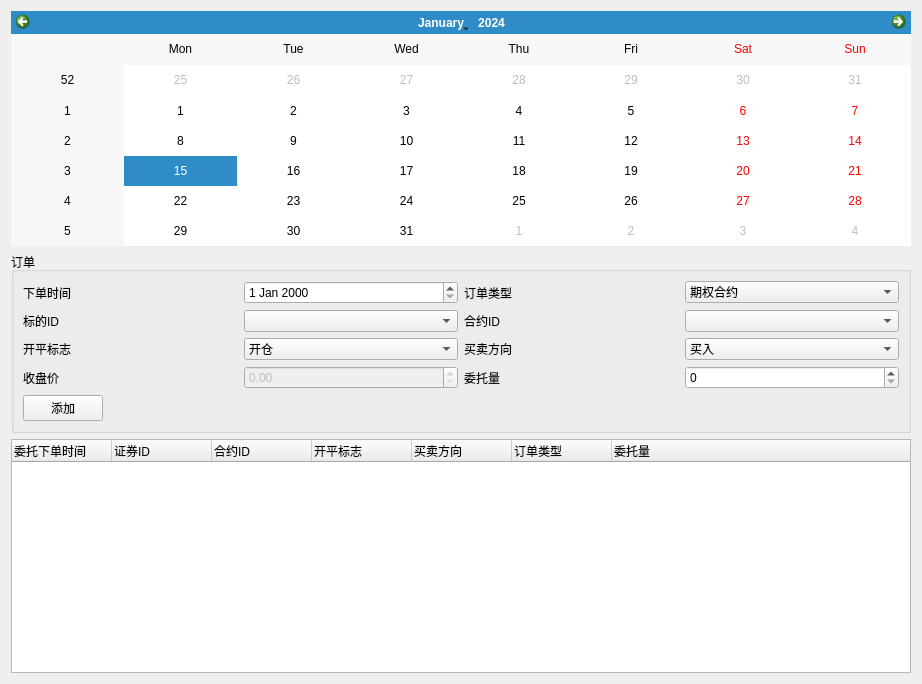
<?xml version="1.0" encoding="UTF-8"?>
<ui version="4.0">
 <class>Form</class>
 <widget class="QWidget" name="Form">
  <property name="geometry">
   <rect>
    <x>0</x>
    <y>0</y>
    <width>922</width>
    <height>684</height>
   </rect>
  </property>
  <property name="windowTitle">
   <string>Form</string>
  </property>
  <layout class="QVBoxLayout" name="verticalLayout_2">
   <item>
    <widget class="QCalendarWidget" name="calendarWidget"/>
   </item>
   <item>
    <widget class="QGroupBox" name="groupBox">
     <property name="title">
      <string>订单</string>
     </property>
     <layout class="QVBoxLayout" name="verticalLayout">
      <item>
       <layout class="QHBoxLayout" name="horizontalLayout_2">
        <item>
         <layout class="QHBoxLayout" name="horizontalLayout_23">
          <item>
           <widget class="QLabel" name="label_22">
            <property name="text">
             <string>下单时间</string>
            </property>
           </widget>
          </item>
          <item>
           <widget class="QDateEdit" name="send_date"/>
          </item>
         </layout>
        </item>
        <item>
         <layout class="QHBoxLayout" name="horizontalLayout_18">
          <item>
           <widget class="QLabel" name="label_17">
            <property name="text">
             <string>订单类型</string>
            </property>
           </widget>
          </item>
          <item>
           <widget class="QComboBox" name="order_type">
            <item>
             <property name="text">
              <string>期权合约</string>
             </property>
            </item>
            <item>
             <property name="text">
              <string>期权标的</string>
             </property>
            </item>
           </widget>
          </item>
         </layout>
        </item>
       </layout>
      </item>
      <item>
       <layout class="QHBoxLayout" name="horizontalLayout_3">
        <item>
         <layout class="QHBoxLayout" name="horizontalLayout_19">
          <item>
           <widget class="QLabel" name="label_18">
            <property name="text">
             <string>标的ID</string>
            </property>
           </widget>
          </item>
          <item>
           <widget class="QComboBox" name="underlying_id"/>
          </item>
         </layout>
        </item>
        <item>
         <layout class="QHBoxLayout" name="horizontalLayout_20">
          <item>
           <widget class="QLabel" name="label_19">
            <property name="text">
             <string>合约ID</string>
            </property>
           </widget>
          </item>
          <item>
           <widget class="QComboBox" name="contract_id"/>
          </item>
         </layout>
        </item>
       </layout>
      </item>
      <item>
       <layout class="QHBoxLayout" name="horizontalLayout_4">
        <item>
         <layout class="QHBoxLayout" name="horizontalLayout_21">
          <item>
           <widget class="QLabel" name="label_20">
            <property name="text">
             <string>开平标志</string>
            </property>
           </widget>
          </item>
          <item>
           <widget class="QComboBox" name="position_effect">
            <item>
             <property name="text">
              <string>开仓</string>
             </property>
            </item>
            <item>
             <property name="text">
              <string>平仓</string>
             </property>
            </item>
           </widget>
          </item>
         </layout>
        </item>
        <item>
         <layout class="QHBoxLayout" name="horizontalLayout_22">
          <item>
           <widget class="QLabel" name="label_21">
            <property name="text">
             <string>买卖方向</string>
            </property>
           </widget>
          </item>
          <item>
           <widget class="QComboBox" name="side">
            <item>
             <property name="text">
              <string>买入</string>
             </property>
            </item>
            <item>
             <property name="text">
              <string>卖出</string>
             </property>
            </item>
           </widget>
          </item>
         </layout>
        </item>
       </layout>
      </item>
      <item>
       <layout class="QHBoxLayout" name="horizontalLayout_7">
        <item>
         <layout class="QHBoxLayout" name="horizontalLayout_5">
          <item>
           <widget class="QLabel" name="label">
            <property name="text">
             <string>收盘价</string>
            </property>
           </widget>
          </item>
          <item>
           <widget class="QDoubleSpinBox" name="close_price">
            <property name="enabled">
             <bool>false</bool>
            </property>
            <property name="maximum">
             <double>100000000.000000000000000</double>
            </property>
           </widget>
          </item>
         </layout>
        </item>
        <item>
         <layout class="QHBoxLayout" name="horizontalLayout_6">
          <item>
           <widget class="QLabel" name="label_24">
            <property name="text">
             <string>委托量</string>
            </property>
           </widget>
          </item>
          <item>
           <widget class="QSpinBox" name="volume">
            <property name="maximum">
             <number>100000</number>
            </property>
           </widget>
          </item>
         </layout>
        </item>
       </layout>
      </item>
      <item>
       <layout class="QHBoxLayout" name="horizontalLayout">
        <item>
         <widget class="QPushButton" name="add_order">
          <property name="text">
           <string>添加</string>
          </property>
         </widget>
        </item>
        <item>
         <spacer name="horizontalSpacer">
          <property name="orientation">
           <enum>Qt::Horizontal</enum>
          </property>
          <property name="sizeHint" stdset="0">
           <size>
            <width>828</width>
            <height>20</height>
           </size>
          </property>
         </spacer>
        </item>
       </layout>
      </item>
     </layout>
    </widget>
   </item>
   <item>
    <widget class="QTreeWidget" name="treeWidget">
     <column>
      <property name="text">
       <string>委托下单时间</string>
      </property>
     </column>
     <column>
      <property name="text">
       <string notr="true">证券ID</string>
      </property>
     </column>
     <column>
      <property name="text">
       <string>合约ID</string>
      </property>
     </column>
     <column>
      <property name="text">
       <string>开平标志</string>
      </property>
     </column>
     <column>
      <property name="text">
       <string>买卖方向</string>
      </property>
     </column>
     <column>
      <property name="text">
       <string>订单类型</string>
      </property>
     </column>
     <column>
      <property name="text">
       <string>委托量</string>
      </property>
     </column>
    </widget>
   </item>
  </layout>
  <action name="delete_order">
   <property name="text">
    <string>删除订单</string>
   </property>
  </action>
 </widget>
 <resources/>
 <connections/>
</ui>
